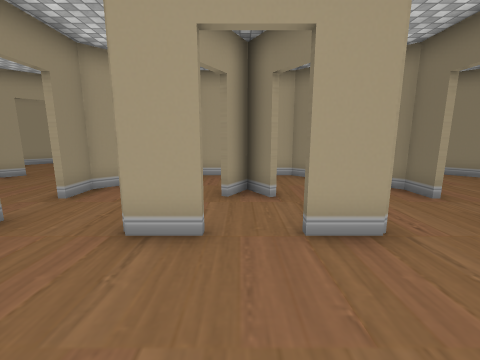
view 1 (above)

17 first-person views from a walk through a scene from a Unity 3-D project. The camera is 1.5 m above the floor, tilts 10° down and sees 90° across. The floor is counted in squares, 1 m on a side. Each view is taken from the middle of a square. On the plan, view 1 faces up. The plan holds only what a view shows up to about 13 squares ahead; the rest is blank. The player character is not drawn. Some surface patterns are stand-ins.

view 2
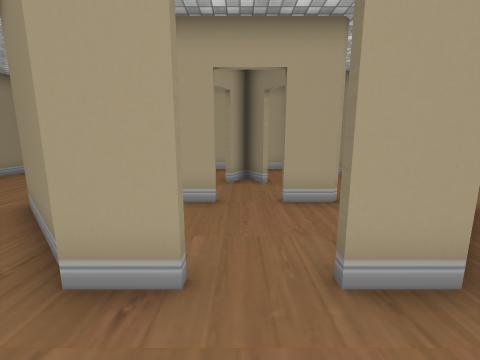

view 3
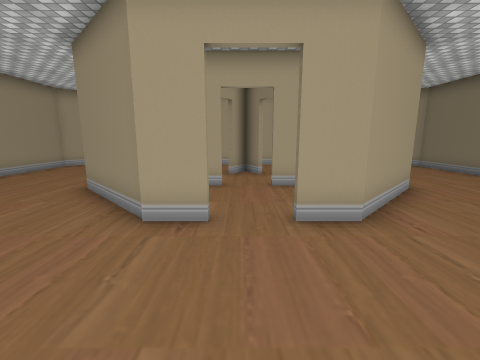

view 4
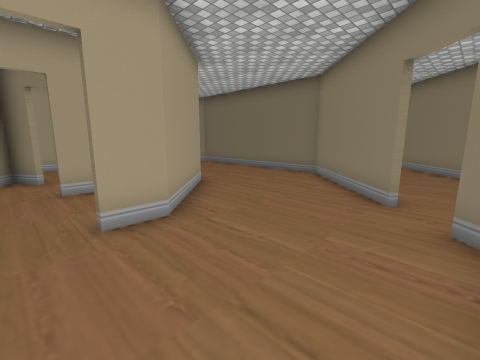

view 5
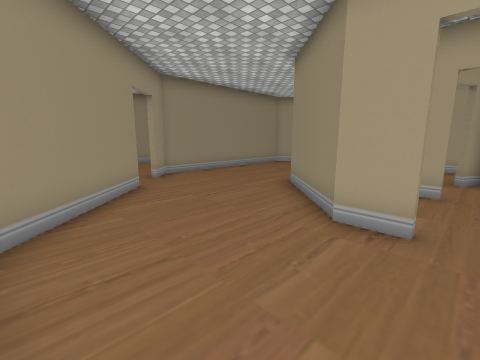

view 6
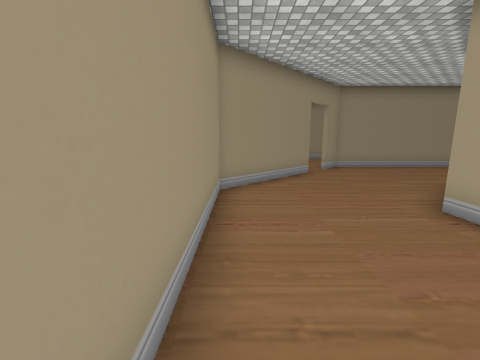

view 7
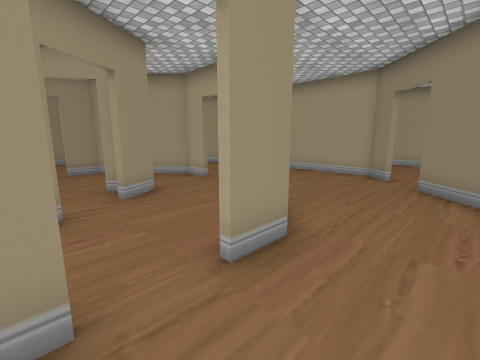

view 8
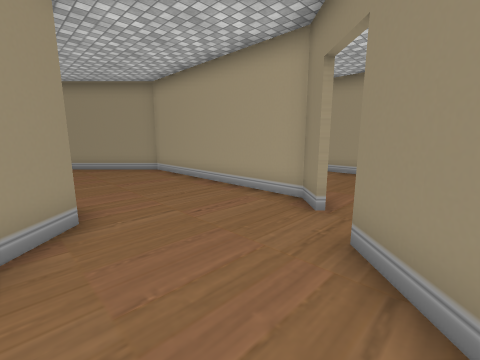

view 9
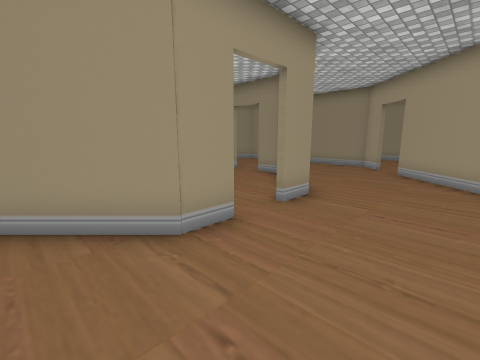

view 10
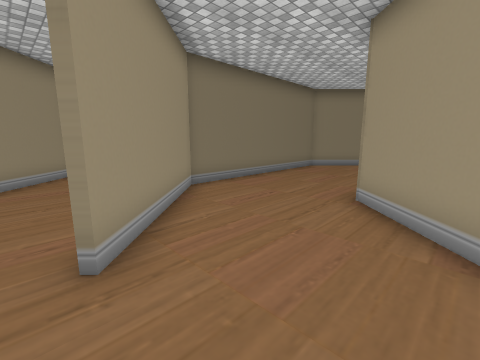

view 11
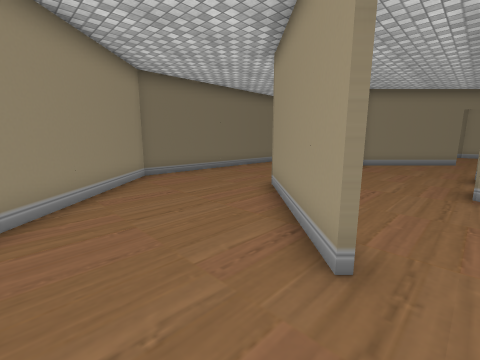

view 12
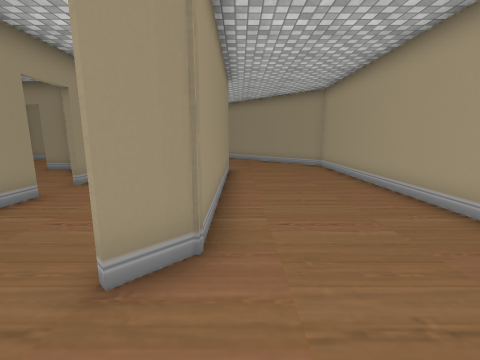

view 13
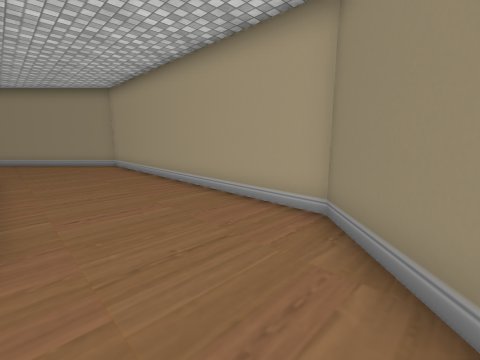

view 14
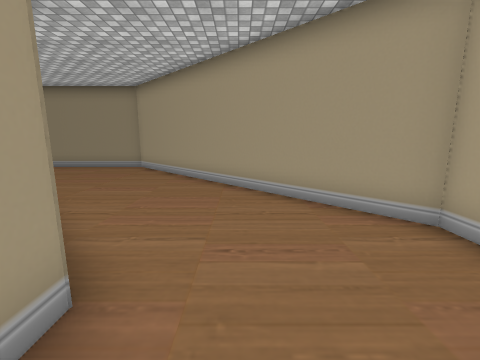

view 15
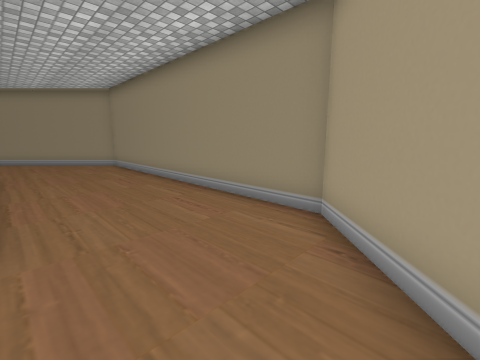

view 16
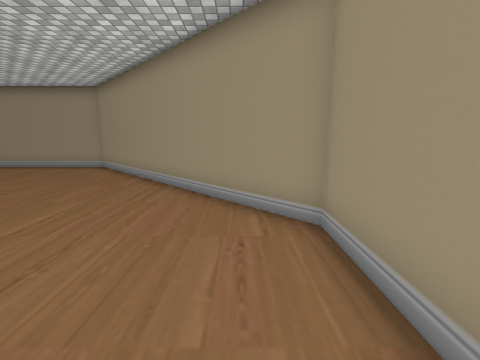

view 17
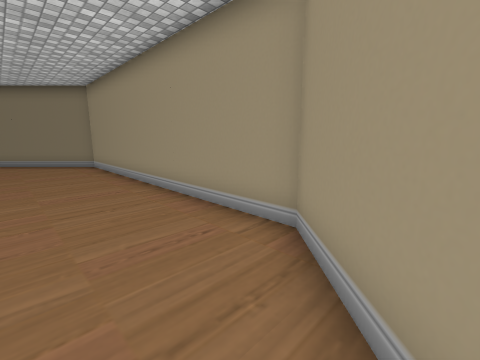

### Floor plan
Points are (right, up) in squares from view 1. A wall is a line through its corners. A room is listed if a view was taken in it or the views show most of it. See-through windows are left out.
Room 1 (view 1)
walls: (0.8, 5.9) (0.2, 6.9) (-0.3, 6); (-0.5, 3.5) (-1.9, 3.5); (0.3, 7.1) (1, 6); (2.3, 3.5) (1, 3.5); (-0.5, 9.6) (-1.7, 9.6) (-4.3, 6.9) (-4.3, 5.8); (4.8, 5.8) (4.8, 6.9) (3.9, 7.8); (2.5, 9.2) (2.1, 9.6) (1.3, 9.6)
ways out: opening at (-4, 5) to room 2; opening at (0, 10) to room 2; opening at (0.5, -1) to room 2; opening at (5, 5) to room 2
Room 2 (views 2, 3, 4, 5, 6, 7, 8, 9, 10)
walls: (-1.9, 9.8) (-0.6, 9.8); (-0.5, 0.2) (-1.7, 0.2) (-4.6, 3.1); (-9.4, 8.8) (-9.4, 0.9) (-8.5, 0.1); (0.9, 9.8) (2.2, 9.8) (5, 7) (5, 5.8); (-7.5, -1) (-3.9, -4.6) (2.5, -4.6); (5, 4.3) (5, 3.8); (5.1, 3.1) (2.2, 0.2) (1, 0.2); (4.7, 13.5) (3.9, 14.3) (-3.9, 14.3) (-7.5, 10.6); (4.4, -4.2) (4.9, -3.7); (5.8, -2.8) (9.5, 0.9) (9.5, 8.7) (5.8, 12.4)
ways out: opening at (-4, 5) to room 1; opening at (0, 10) to room 1; opening at (0.5, -1) to room 1; opening at (5, 5) to room 1; opening at (-8.5, -1.5) to room 3; opening at (-8, 9.5) to room 3; opening at (5, 13) to room 3; opening at (5.7, -4) to room 3
Room 3 (views 11, 12, 13, 14, 15, 16, 17)
walls: (-8.5, 9.6) (-9.4, 8.8); (-4, 14.5) (4, 14.5) (4.9, 13.6); (5.9, 12.6) (9.7, 8.8); (8.1, 17.3) (6, 19.4) (-5.9, 19.4) (-14.4, 10.9) (-14.4, -0.9) (-5.9, -9.4) (6, -9.4) (9.4, -6); (14.4, 5.6) (14.4, 11) (10.3, 15.1); (11.8, -3.6) (14.2, -1.2)
ways out: opening at (-8.5, -1.5) to room 2; opening at (-8, 9.5) to room 2; opening at (5, 13) to room 2; opening at (5.7, -4) to room 2

Positions as (right, up) in squares from view 1, and headings:
1: (0, 0), facing up
2: (0, -2), facing up
3: (0, -4), facing up
4: (0, -4), facing up-right
5: (0, -4), facing up-left
6: (3, -4), facing left
7: (7, 4), facing up-left
8: (7, 9), facing up-left
9: (4, 13), facing down-left
10: (3, 13), facing down-right
11: (5, 15), facing down-right
12: (7, 15), facing left
13: (8, 15), facing up-left
14: (-2, 16), facing left
15: (-10, 13), facing down-left
16: (-13, 3), facing down
17: (-8, -6), facing down-right
